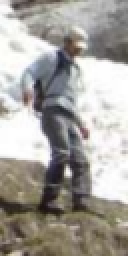
//> input picture HOG_descriptor/lecture3.bmp, 64 x 128 px (shown 2 times larger)
$ ./HOG_descriptor   (built with g++ and OpenCV 4)
//> lines starting //> are read from the running program, lines starting //| are printed output that depends on the picture
#define _CRT_SECURE_NO_WARNINGS
#include <opencv2/imgproc.hpp>
#include <opencv2/highgui.hpp>
#include <stdio.h>
#include <stdlib.h>

using namespace cv;
#define PI 3.14159265358979323846264338327950288419716939937510
#define BLOCK 16		// block size = 16 x 16

//# define Filter_size 3

void gradient_computation(Mat input, int block_num, float** hist) {
	int x, y, xx, yy, i, j;
	int height = input.rows;
	int width = input.cols;
	int idx;
	float conv_x, conv_y;

	// image size = 64x128 -> 105 blocks, 9-bin histogram per block
	float min = 10000000, max = -1;
	float* mag = (float*)calloc(height * width, sizeof(float));
	float* dir = (float*)calloc(height * width, sizeof(float));
	float* deg = (float*)calloc(height * width, sizeof(float));

	int mask_x[9] = { -1, 0, 1, -1, 0, 1, -1, 0, 1 };
	int mask_y[9] = { -1, -1, -1, 0, 0, 0, 1, 1, 1 };

	Mat result(height, width, CV_8UC1);

	for (y = 0; y < height; y++) {
		for (x = 0; x < width; x++) {
			conv_x = 0;
			conv_y = 0;

			//inner product
			for (yy = y - 1; yy <= y + 1; yy++) {
				for (xx = x - 1; xx <= x + 1; xx++) {
					if (yy >= 0 && yy < height && xx >= 0 && xx < width) {
						conv_x += input.at<uchar>(yy, xx) * mask_x[(yy - (y - 1)) * 3 + xx - (x - 1)];
						conv_y += input.at<uchar>(yy, xx) * mask_y[(yy - (y - 1)) * 3 + xx - (x - 1)];
					}
				}
			}
			//크기를 줄여줌 (필요한 연산 x)
			conv_x /= 9.0;
			conv_y /= 9.0;

			mag[y * width + x] = sqrt(conv_x * conv_x + conv_y * conv_y);
			dir[y * width + x] = atan2(conv_y, conv_x);

			deg[y * width + x] = dir[y * width + x] * 180 / PI;

			if (deg[y * width + x] < 0)	deg[y * width + x] += 180.0;
			/*if (deg[y * width + x] > 180) {		// 180 넘는 값이 있는지 확인해봄
				printf("deg : %f, atan2 : %f \t (%d, %d)\n", deg[y * width + x], dir[y * width + x], x, y);
			}*/
			if (max < mag[y * width + x])	max = mag[y * width + x];
			if (min > mag[y * width + x])	min = mag[y * width + x];
		}
	}

	int block_idx = 0;	// block counter

	// feature descriptor
	for (y = 0; y <= height - BLOCK; y += BLOCK / 2) {
		for (x = 0; x <= width - BLOCK; x += BLOCK / 2) {
			for (yy = y; yy < y + BLOCK; yy++) {
				for (xx = x; xx < x + BLOCK; xx++) {
					idx = deg[yy * width + xx] / 20.0;	// Quantization
					hist[block_idx][idx] += mag[yy * width + xx];
				}
			}
			block_idx++;
		}
	}

	// Normalization
	float hist_nom = 0.0;
	x = 0;
	for (i = 0; i < block_idx; i++) {
		for (j = 0; j < 9; j++) {
			hist_nom += hist[i][j] * hist[i][j];
		}
		for (x = 0; x < 9; x++) {
			hist[i][x] /= sqrt(hist_nom);
		}
		hist_nom = 0;
	}

	//just for visualization
	for (y = 0; y < height; y++) {
		for (x = 0; x < width; x++) {
			result.at<uchar>(y, x) = 255 * (mag[y * width + x] - min) / (max - min);
		}
	}
	imwrite("result.bmp", result);

	free(mag);
	free(dir);
	free(deg);
}

FILE* fp;

void compare_histogram(char * filename, float** ori, float** cmp, int block_num) {
	int i, j;

	fp = fopen(filename, "wt");

	for (i = 0; i < block_num; i++) {
		fprintf(fp, "%d번째 block, ", i + 1);
		for (j = 0; j < 9; j++) {
			fprintf(fp, "%f, ", ori[i][j]);
		}
		fprintf(fp, "\n");
	}
	fprintf(fp, "\n\n\n");

	for (i = 0; i < block_num; i++) {
		fprintf(fp, "%d번째 block, ", i + 1);
		for (j = 0; j < 9; j++) {
			fprintf(fp, "%f, ", cmp[i][j]);
		}
		fprintf(fp, "\n");
	}
	fprintf(fp, "\n\n\n");

	for (i = 0; i < block_num; i++) {
		fprintf(fp, "%d번째 block, ", i + 1);
		for (j = 0; j < 9; j++) {
			fprintf(fp, "%f, ", abs(ori[i][j] - cmp[i][j]));		// 원본 이미지와 비교 이미지와의 차이
		}
		fprintf(fp, "\n");
	}
	fclose(fp);
}


void main() {
	int height, width, i;

	Mat imgGray = imread("lecture3.bmp", CV_LOAD_IMAGE_GRAYSCALE);
//> imgGray: 128 rows x 64 cols, CV_8UC1; min 20, max 255, mean 161.9
	Mat cmp_img1 = imread("compare1.bmp", CV_LOAD_IMAGE_GRAYSCALE);
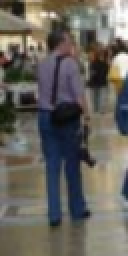
//> input picture HOG_descriptor/compare1.bmp, 64 x 128 px (shown 2 times larger)
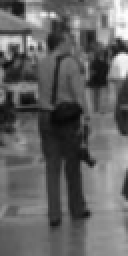
//> cmp_img1: 128 rows x 64 cols, CV_8UC1 (shown 2 times larger); min 8, max 254, mean 100.1
	Mat cmp_img2 = imread("compare2.bmp", CV_LOAD_IMAGE_GRAYSCALE);
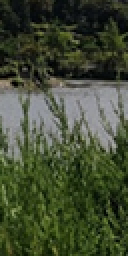
//> input picture HOG_descriptor/compare2.bmp, 64 x 128 px (shown 2 times larger)
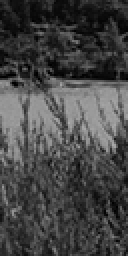
//> cmp_img2: 128 rows x 64 cols, CV_8UC1 (shown 2 times larger); min 0, max 174, mean 69.6

	height = imgGray.rows;
//> height = 128
	width = imgGray.cols;
//> width = 64

	int block_num = (width / (BLOCK / 2) - 1) * (height / (BLOCK / 2) - 1);		// 105 blocks
//> block_num = 105

	float** hist_ori = (float**)calloc(block_num, sizeof(float*));
	for (i = 0; i < block_num; i++) {
		hist_ori[i] = (float*)calloc(9, sizeof(float));		// 9-bin histogram
	}
	gradient_computation(imgGray, block_num, hist_ori);
//> the loop in gradient_computation, `for (y = 0; y < height; y++)` made 128 passes
//> (conv_x, conv_y, max, min) on passes 1 to 12: (-32.11, 33.44, 75.68, 25.43), (-49.44, 4.22, 77.7, 0.556), (-50.78, -0.333, 80.39, 0.444), (-49.22, -4.33, 82.8, 0.401), (-46.78, -4.33, 83.56, 0.401), (-45.22, -1.11, 83.56, 0.248), (-44.89, 1.56, 83.56, 0.157), (-45.33, 1.33, 83.56, 0.157), (-45.22, -1.11, 83.56, 0.157), (-43.56, -2.89, 83.56, 0.157), (-40.78, -3.11, 83.56, 0.157), (-39.11, -1.33, 83.56, 0.157)
//> after the loop in gradient_computation, `for (y = 0; y < height; y++)`: conv_x = -25.33; conv_y = -25; max = 85; min = 0
//> the loop in gradient_computation, `for (y = 0; y <= height - BLOCK; y += BLOCK / 2)` made 15 passes
//> (idx, block_idx) on passes 1 to 12: (0, 7), (0, 14), (7, 21), (8, 28), (0, 35), (8, 42), (0, 49), (8, 56), (8, 63), (0, 70), (0, 77), (8, 84)
//> after the loop in gradient_computation, `for (y = 0; y <= height - BLOCK; y += BLOCK / 2)`: idx = 2; block_idx = 105
//> the loop in gradient_computation, `for (i = 0; i < block_idx; i++)` made 105 passes
//> hist_nom on passes 1 to 12: 3141987, 1903971.6, 1693967.8, 1834367.9, 1700353.5, 1651027.1, 1658405.6, 1712827.5, 1138799.8, 1207616.8, 1001972.4, 914654.9
//> after the loop in gradient_computation, `for (i = 0; i < block_idx; i++)`: hist_nom = 0
//> after the loop in gradient_computation, `for (y = 0; y < height; y++)`:
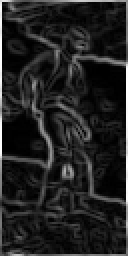
//> result: 128 rows x 64 cols, CV_8UC1 (shown 2 times larger); min 0, max 255, mean 33.5

	float** hist_cmp1 = (float**)calloc(block_num, sizeof(float*));
	for (i = 0; i < block_num; i++) {
		hist_cmp1[i] = (float*)calloc(9, sizeof(float));
	}
	gradient_computation(cmp_img1, block_num, hist_cmp1);
//> call 2 of gradient_computation, with block_num = 105
//> the loop in gradient_computation (call 2), `for (y = 0; y < height; y++)` made 128 passes
//> (conv_x, conv_y, max, min) on passes 1 to 12: (-44.33, 44.89, 79.92, 10), (-67.67, 4.33, 79.92, 0.222), (-70, 3.44, 79.92, 0.222), (-72.56, 4.44, 79.92, 0.222), (-75.78, 5.89, 79.92, 0.222), (-79.11, 3.89, 79.92, 0.222), (-82, 1.78, 82.02, 0.222), (-83.11, 0.667, 83.11, 0.222), (-82.78, -1, 83.11, 0.222), (-81.56, -1.22, 83.11, 0.222), (-77.89, -4.56, 83.11, 0.111), (-73.56, -5.67, 83.11, 0.111)
//> after the loop in gradient_computation (call 2), `for (y = 0; y < height; y++)`: conv_x = -33.78; conv_y = -33.22; max = 83.11; min = 0
//> the loop in gradient_computation (call 2), `for (y = 0; y <= height - BLOCK; y += BLOCK / 2)` made 15 passes
//> (idx, block_idx) on passes 1 to 12: (8, 7), (1, 14), (9, 21), (1, 28), (8, 35), (1, 42), (8, 49), (8, 56), (0, 63), (0, 70), (0, 77), (0, 84)
//> after the loop in gradient_computation (call 2), `for (y = 0; y <= height - BLOCK; y += BLOCK / 2)`: idx = 2; block_idx = 105
//> the loop in gradient_computation (call 2), `for (i = 0; i < block_idx; i++)` made 105 passes
//> hist_nom on passes 1 to 12: 2200505.2, 2470703.2, 1897612.4, 1268540.1, 1202516.2, 1850658.5, 4496766, 4004111, 2081203.8, 1223673.4, 1178404.1, 1160742.8
//> after the loop in gradient_computation (call 2), `for (i = 0; i < block_idx; i++)`: hist_nom = 0
//> after the loop in gradient_computation (call 2), `for (y = 0; y < height; y++)`:
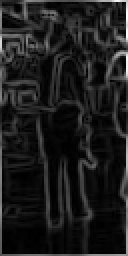
//> result: 128 rows x 64 cols, CV_8UC1 (shown 2 times larger); min 0, max 255, mean 28.7

	float** hist_cmp2 = (float**)calloc(block_num, sizeof(float*));
	for (i = 0; i < block_num; i++) {
		hist_cmp2[i] = (float*)calloc(9, sizeof(float));
	}
	gradient_computation(cmp_img2, block_num, hist_cmp2);
//> call 3 of gradient_computation, with block_num = 105
//> the loop in gradient_computation (call 3), `for (y = 0; y < height; y++)` made 128 passes
//> (conv_x, conv_y, min) on passes 1 to 6: (-5.78, 5.44, 3.9), (-11.22, 1.78, 0.111), (-14.44, 8.11, 0.111), (-17.33, -0.444, 0.111), (-17.22, -2.89, 0.111), (-16.89, 2.33, 0.111)
//> the loop in gradient_computation (call 3), `for (i = 0; i < block_idx; i++)` made 105 passes
//> after the loop in gradient_computation (call 3), `for (y = 0; y < height; y++)`:
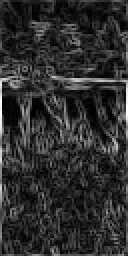
//> result: 128 rows x 64 cols, CV_8UC1 (shown 2 times larger); min 0, max 255, mean 46.1

	char filename1[] = "compare1.csv";
	compare_histogram(filename1, hist_ori, hist_cmp1, block_num);

	char filename2[] = "compare2.csv";
	compare_histogram(filename2, hist_ori, hist_cmp2, block_num);

	// 동적 할당 해제
	for (i = 0; i < block_num; i++) {
		free(hist_ori[i]);
	}
	free(hist_ori);

	for (i = 0; i < block_num; i++) {
		free(hist_cmp1[i]);
	}
	free(hist_cmp1);

	for (i = 0; i < block_num; i++) {
		free(hist_cmp2[i]);
	}
	free(hist_cmp2);
}
